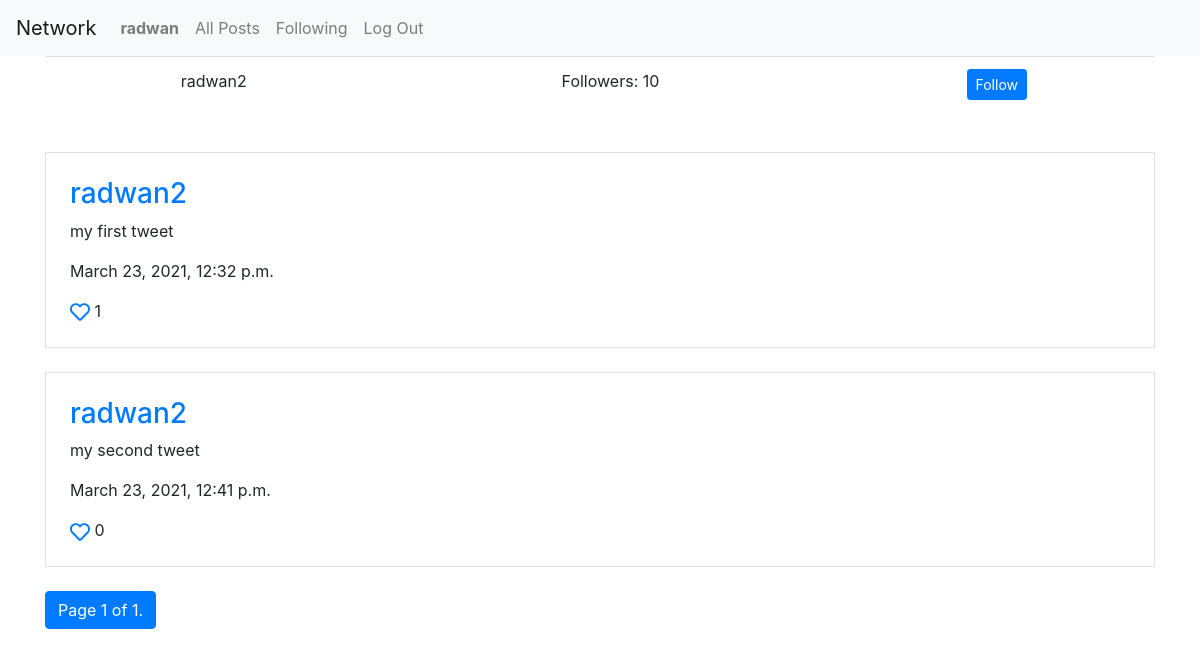
The page /profile/2 (signed in) on the database its author committed.
### network/models.py (models this page shows)
class User(AbstractUser):
    pass

class Post(models.Model):
    content = models.CharField(max_length=255)
    user = models.ForeignKey(User, on_delete=models.CASCADE, related_name="posts")
    created_at = models.DateTimeField(auto_now_add=True)
    likedBy = models.ManyToManyField(User, default=None, blank=True, related_name="likes")
    @property
    def likesCount(self):
        return self.likedBy.all().count()

### network/views.py (the view)
# urls.py: path("profile/<int:id>", views.profile, name="profile"),
def profile(request, id):
    profile = User.objects.get(pk=id)
    page_number = request.GET.get('page')
    return render(request, 'network/profile.html', {
        "profile": profile,
        "posts": Paginator(profile.posts.all(), 10).get_page(page_number),
        'isFollowing': request.user.following.filter(following_user_id=profile).exists()
    })

### network/templates/network/profile.html (shortened to what this page needs)
{% extends "network/layout.html" %}
{% block body %}
    <div class="container">
        <div class="row">
            <div class="col">
                <table class="table text-center">
                    <tr>
                        <td>{{ profile.username }}</td>
                        <td>Followers: 10</td>
                        {% if user.is_authenticated and user.id != profile.id %}
                            <td>
                                <form action="{% url 'follow-toggle' profile.id %}" method="post">
                                    <button type="submit" class="btn btn-sm btn-{{ isFollowing | yesno:'danger,primary' }}">
                                        {{ isFollowing | yesno:'UnFollow,Follow' }}
                                    </button>
                                </form>
                            </td>
                        {% endif %}
                    </tr>
                </table>
            </div>
        </div>
        <div class="row">
            <div class="col-12">
                {% for post in posts %}
                    {% include 'components/post.html' %}
                {% endfor %}
            </div>
        </div>
        <div class="row">
            <div class="col">
                <nav aria-label="Page navigation example">
                    <ul class="pagination">
                        <li class="page-item active">
                            <span class="page-link">Page {{ posts.number }} of {{ posts.paginator.num_pages }}.</span>
                        </li>
                    </ul>
                </nav>
            </div>
        </div>
    </div>
{% endblock %}

### network/templates/network/layout.html (shortened to what this page needs)
{% load static %}
<!DOCTYPE html>
<html lang="en">
    <head>
        <link rel="stylesheet" href="https://stackpath.bootstrapcdn.com/bootstrap/4.4.1/css/bootstrap.min.css">
        <link href="{% static 'network/styles.css' %}" rel="stylesheet">
    </head>
    <body>
        <nav class="navbar navbar-expand-lg navbar-light bg-light">
            <a class="navbar-brand" href="{% url 'index' %}">Network</a>
            <div>
              <ul class="navbar-nav mr-auto">
                {% if user.is_authenticated %}
                    <li class="nav-item">
                        <a class="nav-link" href="{% url 'profile' request.user.id %}"><strong>{{ user.username }}</strong></a>
                    </li>
                {% endif %}
                <li class="nav-item">
                  <a class="nav-link" href="{% url 'index' %}">All Posts</a>
                </li>
                {% if user.is_authenticated %}
                    <li class="nav-item">
                        <a class="nav-link" href="{% url 'following' %}">Following</a>
                    </li>
                    <li class="nav-item">
                        <a class="nav-link" href="{% url 'logout' %}">Log Out</a>
                    </li>
                {% endif %}
              </ul>
            </div>
          </nav>
        <div class="body">
            {% block body %}
            {% endblock %}
        </div>
    </body>
</html>

### network/templates/components/post.html (shortened to what this page needs)
<div class="border p-4 my-4">
    <h3>
        <a href="{% url 'profile' post.user.id %}">{{ post.user.username }}</a>
    </h3>
    <p id="post-content-{{ post.id }}">{{ post.content }}</p>
    <p>{{ post.created_at }}</p>
    <div>
        <a href="{% url 'toggle_like' post.id %}" onClick="toggleLike(event, {{ post.id }})">
        </a>
        <span id="likes-count-{{ post.id }}">{{ post.likesCount  }}</span>
    </div>
</div>

### rows shown on the page
User: username "radwan"
User: username "radwan2"
Post: user.username "radwan2", content "my first tweet", created_at "March 23, 2021, 12:32 p.m.", likesCount "1"
Post: user.username "radwan2", content "my second tweet", created_at "March 23, 2021, 12:41 p.m.", likesCount "0"

### other values the page prints
{{ isFollowing | yesno:'UnFollow,Follow' }} "Follow"
{{ posts.number }} "1"
{{ posts.paginator.num_pages }} "1"
